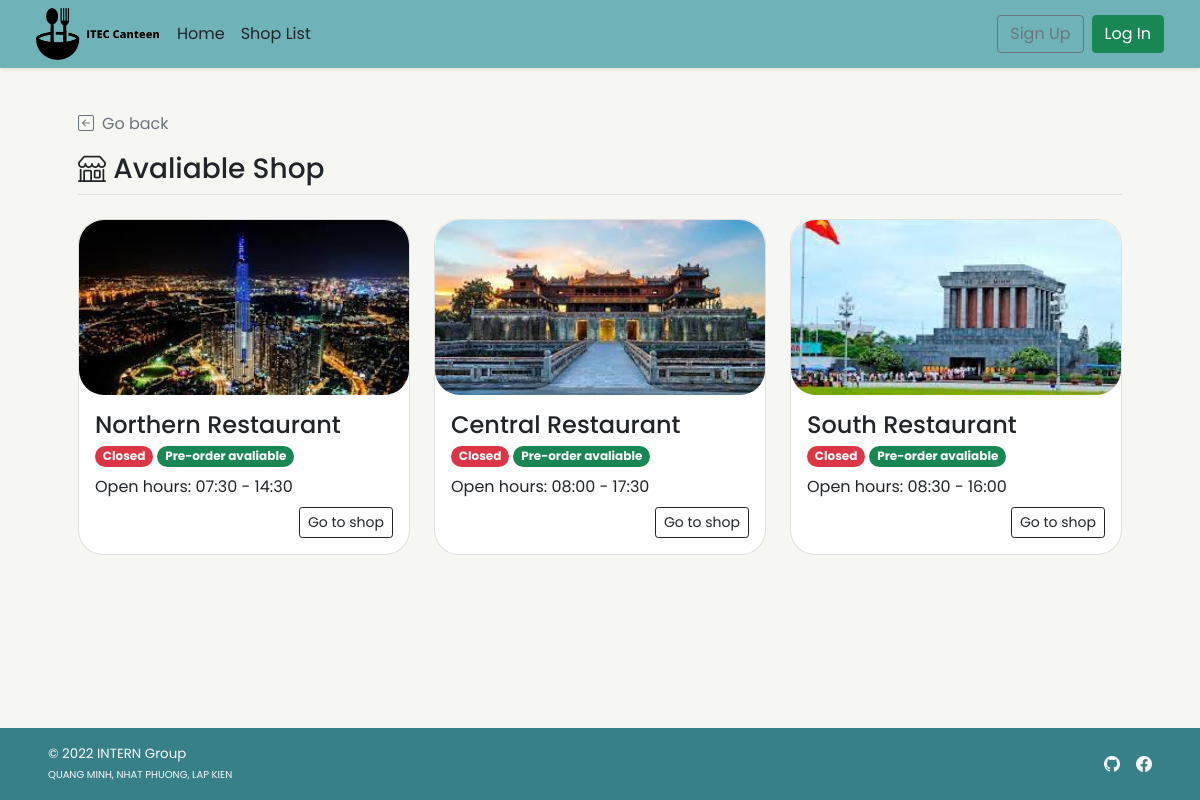
The app's page /shop_list.php, older data.
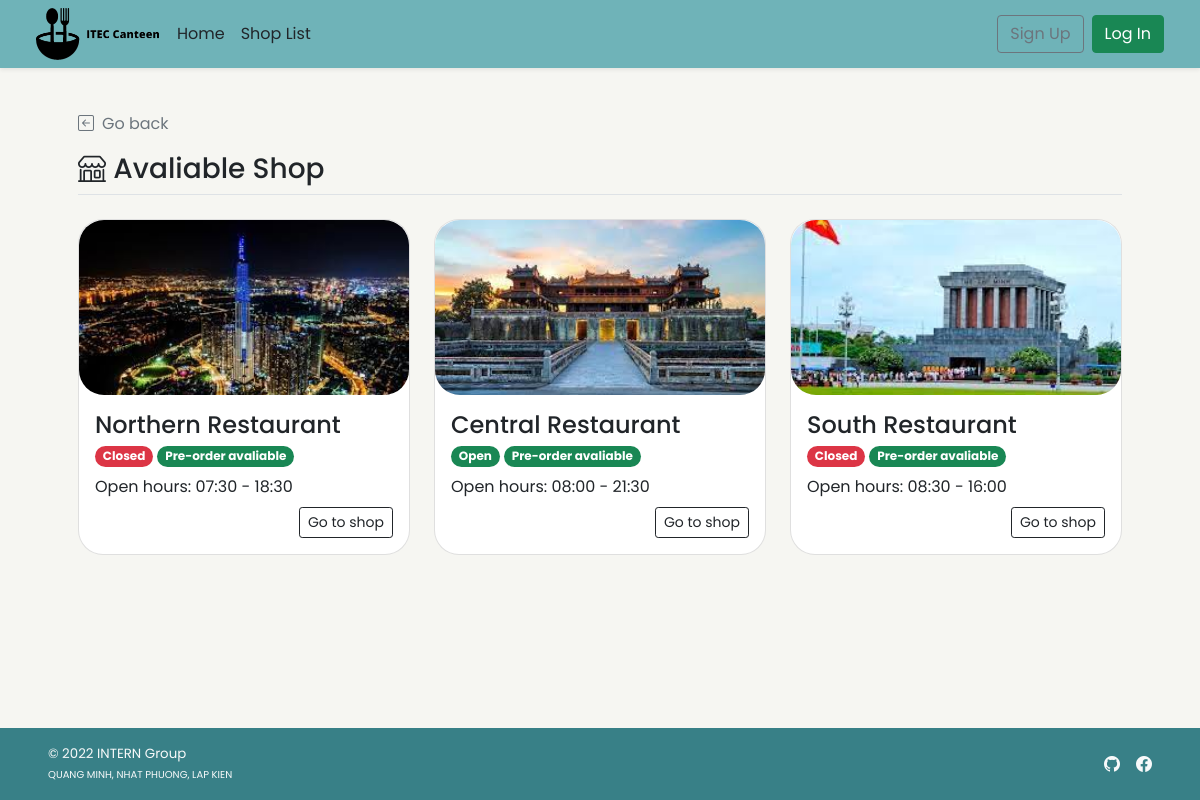
The same page, newer data.
### tables this page shows
CREATE TABLE `shop` (
  `s_id` int(11) NOT NULL,
  `s_username` varchar(45) NOT NULL,
  `s_pwd` varchar(45) NOT NULL,
  `s_name` varchar(100) NOT NULL,
  `s_location` varchar(100) NOT NULL,
  `s_openhour` time NOT NULL,
  `s_closehour` time NOT NULL,
  `s_status` tinyint(4) NOT NULL DEFAULT 1 COMMENT 'Shop ready for taking an order or not (True for open, False for close)',
  `s_preorderStatus` tinyint(4) NOT NULL DEFAULT 1 COMMENT 'Shop is ready for tomorrow pre-order or not',
  `s_email` varchar(100) NOT NULL,
  `s_phoneno` varchar(45) NOT NULL,
  `s_pic` text DEFAULT NULL
);

### shop_list.php (the view, shortened to what this page needs)
<!DOCTYPE html>
<html lang="en">
<head>
    <?php session_start(); include("conn_db.php"); include('head.php');?>
    <link href="css/main.css" rel="stylesheet">
</head>
<body class="d-flex flex-column h-100">
    <?php include('nav_header.php')?>
    <div class="container p-5" id="recommended-shop">
        <a class="nav nav-item text-decoration-none text-muted mb-3" href="#" onclick="history.back();">
            <i class="bi bi-arrow-left-square me-2"></i>Go back
        </a>
        <h3 class="border-bottom pb-2"><i class="bi bi-shop align-top"></i> Avaliable Shop</h3>
        <div class="row row-cols-1 row-cols-lg-3 align-items-stretch g-4 py-3">
        <?php
            $query = "SELECT s_id,s_name,s_openhour,s_closehour,s_status,s_preorderstatus,s_pic FROM shop
            WHERE (s_preorderstatus = 1) OR (s_preorderstatus = 0 AND (CURTIME() BETWEEN s_openhour AND s_closehour));";
            $result = $mysqli -> query($query);
            if($result -> num_rows > 0){
            while($row = $result -> fetch_array()){
        ?>
            <div class="col">
                <a href="<?php echo "shop_menu.php?s_id=".$row["s_id"]?>" class="text-decoration-none text-dark">
                    <div class="card rounded-25">
                        <img
                        <?php
                            if(is_null($row["s_pic"])){echo "src='img/default.png'";}
                            else{echo "src=\"img/{$row['s_pic']}\"";}
                        ?>
                        style="width:100%; height:175px; object-fit:cover;"
                        class="card-img-top rounded-25 img-fluid" alt="...">
                        <div class="card-body">
                            <h4 name="shop-name" class="card-title"><?php echo $row["s_name"]?></h4>
                            <p class="card-subtitle">
                                <?php
                                    $now = date('H:i:s');
                                    if((($now < $row["s_openhour"])||($now > $row["s_closehour"]))||($row["s_status"]==0)){
                                ?>
                                <span class="badge rounded-pill bg-danger">Closed</span>
                                <?php }else{ ?>
                                <span class="badge rounded-pill bg-success">Open</span>
                                <?php }
                                    if($row["s_preorderstatus"]==1){
                                ?>
                                <span class="badge rounded-pill bg-success">Pre-order avaliable</span>
                                <?php }else{ ?>
                                <span class="badge rounded-pill bg-danger">Pre-order Unavaliable</span>
                                <?php }     ?>
                            </p>
                            <?php
                                $open = explode(":",$row["s_openhour"]);
                                $close = explode(":",$row["s_closehour"]);
                            ?>
                            <p class="card-text my-2">Open hours: <?php echo $open[0].":".$open[1]." - ".$close[0].":".$close[1]?></p>
                            <div class="text-end">
                                <a href="<?php echo "shop_menu.php?s_id=".$row["s_id"]?>" class="btn btn-sm btn-outline-dark">Go to shop</a>
                            </div>
                        </div>
                    </div>
                </a>
            </div>
        <?php }
        }
        ?>
        </div>
    </div>
    <?php include 'footer.php';?>
</body>
</html>

Row changes from the older to the newer data that the page shows:
changed shop "Northern Restaurant": s_closehour "14" → "18"
changed shop "Central Restaurant": s_closehour "17" → "21"; s_closehour "Closed" → "Open"
